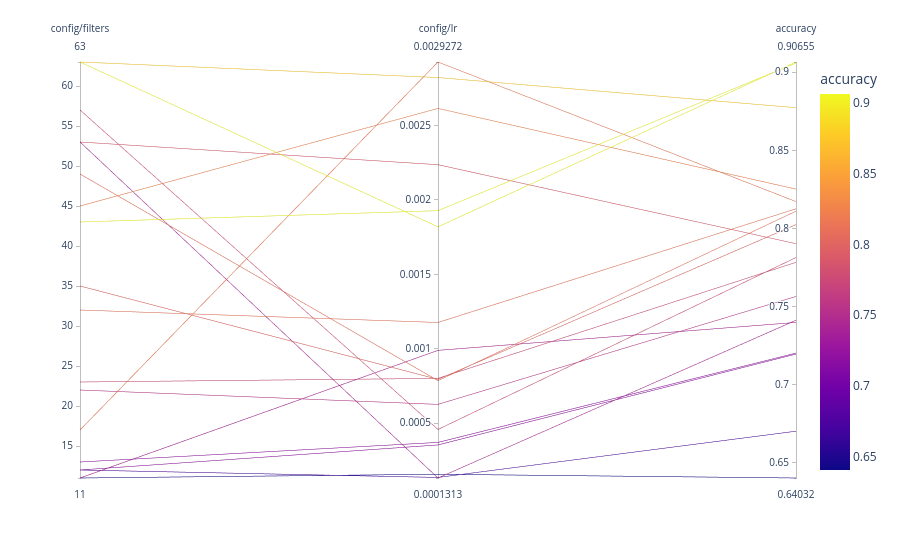

Source (notebook cell):
### Code cell
visualize.parallel_plot(analysis, columns)

### Figure 1 — Plotly figure (JSON) as saved in the notebook; plotly's stock layout.template omitted (floating-point values rounded to 4 significant figures)
{"data": [{"dimensions": [{"label": "config/filters", "values": [43, 49, 63, 45, 63, 22, 12, 11, 11, 13, 35, 17, 53, 23, 32, 12, 53, 57]}, {"label": "config/lr", "values": [0.001928, 0.0007855, 0.001819, 0.002615, 0.002823, 0.0006262, 0.0003535, 0.0009892, 0.0001566, 0.0003706, 0.0007943, 0.002927, 0.0001313, 0.0008008, 0.001177, 0.0001352, 0.002237, 0.0004576]}, {"label": "accuracy", "values": [0.9058, 0.8111, 0.9066, 0.8252, 0.8773, 0.7565, 0.7197, 0.7399, 0.6403, 0.7203, 0.8025, 0.8172, 0.7413, 0.7783, 0.8126, 0.6703, 0.7903, 0.7815]}], "domain": {"x": [0, 1], "y": [0, 1]}, "line": {"color": [0.9058, 0.8111, 0.9066, 0.8252, 0.8773, 0.7565, 0.7197, 0.7399, 0.6403, 0.7203, 0.8025, 0.8172, 0.7413, 0.7783, 0.8126, 0.6703, 0.7903, 0.7815], "coloraxis": "coloraxis"}, "name": "", "type": "parcoords"}], "layout": {"coloraxis": {"colorbar": {"title": {"text": "accuracy"}}, "colorscale": [[0, "#0d0887"], [0.1111, "#46039f"], [0.2222, "#7201a8"], [0.3333, "#9c179e"], [0.4444, "#bd3786"], [0.5556, "#d8576b"], [0.6667, "#ed7953"], [0.7778, "#fb9f3a"], [0.8889, "#fdca26"], [1, "#f0f921"]]}, "legend": {"tracegroupgap": 0}, "margin": {"t": 60}}}
